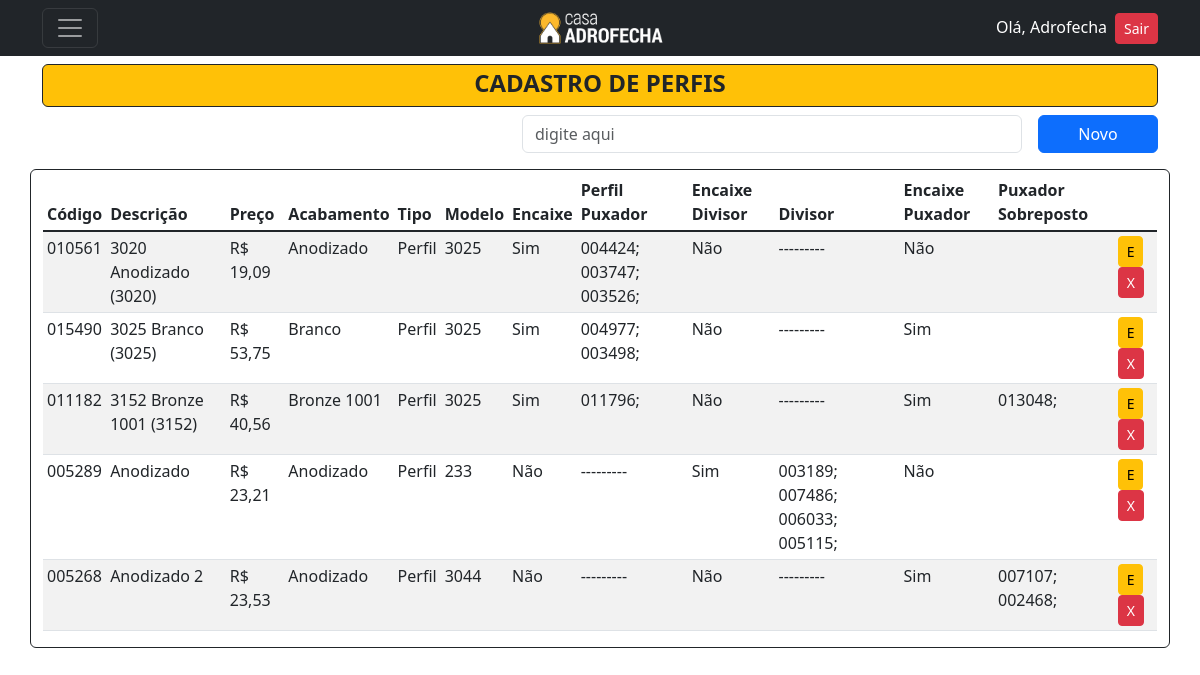
/listar/perfil/ (signed in), run on an earlier commit of the app's database.
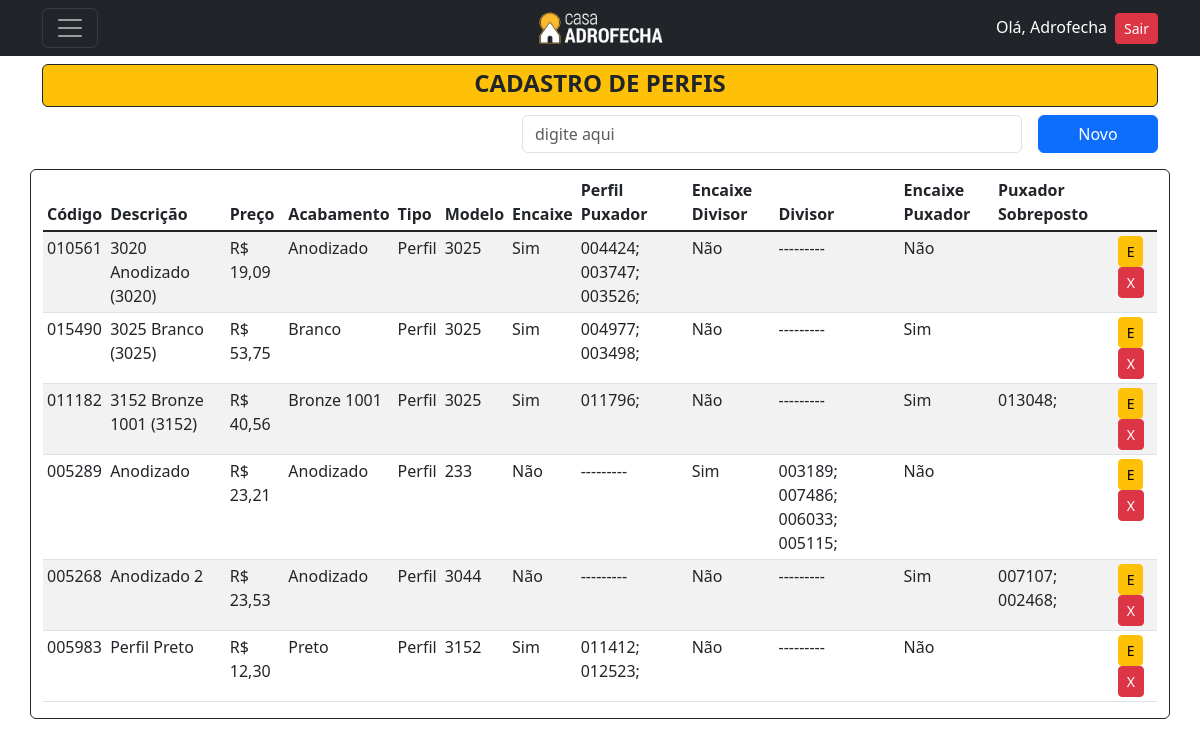
And on a later commit of the database.
### cadastros/models.py (models this page shows, shortened)
class Perfil(models.Model):
    codigo = models.CharField(max_length=6, verbose_name="Código", unique=True)
    descricao = models.CharField(max_length=150, verbose_name="Descrição")
    preco = models.DecimalField(decimal_places=2, max_digits=5, verbose_name="Preço")
    acabamento = models.ForeignKey(Acabamento, on_delete=models.PROTECT)
    tipo = models.ForeignKey(Tipo, on_delete=models.PROTECT)
    modelo = models.ForeignKey(ModeloPerfil, on_delete=models.PROTECT)
    encaixe = models.CharField(max_length=3, choices=ENCAIXE, blank=True, null=True)
    perfilpuxador = models.ManyToManyField(PerfilPuxador, verbose_name="Perfil Puxador", blank=True)
    encaixedivisor = models.CharField(max_length=3, choices=ENCAIXE, blank=True, null=True)
    divisor = models.ManyToManyField(Divisor, verbose_name="Divisor", blank=True)
    encaixepuxador = models.CharField(max_length=3, choices=ENCAIXE, blank=True, null=True)
    puxador = models.ManyToManyField(Puxador, verbose_name="Puxador", blank=True)
    class Meta:
        verbose_name = 'Perfil'
        verbose_name_plural = 'Perfis'
        ordering = ["descricao"]

class Acabamento(models.Model):
    acabamento = models.CharField(max_length=50, unique=True)
    class Meta:
        verbose_name = 'Acabamento'
        verbose_name_plural = 'Acabamentos'
        ordering = ["acabamento"]
    def __str__(self):
        return self.acabamento

class Tipo(models.Model):
    tipo = models.CharField(max_length=30, unique=True)
    class Meta:
        ordering = ["tipo"]
    def __str__(self):
        return self.tipo

class ModeloPerfil(models.Model):
    modelo = models.CharField(max_length=10, unique=True)
    class Meta:
        verbose_name = 'Modelo Perfil'
        verbose_name_plural = 'Modelo Perfis'
        ordering = ["modelo"]
    def __str__(self):
        return self.modelo

class PerfilPuxador(models.Model):
    codigo = models.CharField(max_length=6, verbose_name="Código", unique=True)
    descricao = models.CharField(max_length=150, verbose_name="Descrição")
    preco = models.DecimalField(decimal_places=2, max_digits=5, verbose_name="Preço")
    acabamento = models.ForeignKey(Acabamento, on_delete=models.PROTECT)
    tipo = models.ForeignKey(Tipo, on_delete=models.PROTECT)
    modelo = models.ForeignKey(ModeloPerfilPuxador, on_delete=models.PROTECT)
    class Meta:
        verbose_name = 'Perfil Puxador'
        verbose_name_plural = 'Perfis Puxadores'
        ordering = ["descricao"]

class Puxador(models.Model):
    codigo = models.CharField(max_length=6, verbose_name="Código", unique=True)
    descricao = models.CharField(max_length=150, verbose_name="Descrição")
    preco = models.DecimalField(decimal_places=2, max_digits=5, verbose_name="Preço")
    acabamento = models.ForeignKey(Acabamento, on_delete=models.PROTECT)
    tipo = models.ForeignKey(Tipo, on_delete=models.PROTECT)
    modelo = models.ForeignKey(ModeloPuxador, on_delete=models.PROTECT)
    class Meta:
        verbose_name = 'Puxador'
        verbose_name_plural = 'Puxadores'
        ordering = ["descricao"]

class Divisor(models.Model):
    codigo = models.CharField(max_length=6, verbose_name="Código", unique=True)
    descricao = models.CharField(max_length=150, verbose_name="Descrição")
    preco = models.DecimalField(decimal_places=2, max_digits=5, verbose_name="Preço")
    acabamento = models.ForeignKey(Acabamento, on_delete=models.PROTECT)
    tipo = models.ForeignKey(Tipo, on_delete=models.PROTECT)
    modelo = models.ForeignKey(ModeloDivisor, on_delete=models.PROTECT)
    class Meta:
        verbose_name = 'Perfil Divisor'
        verbose_name_plural = 'Perfis Divisores'
        ordering = ["descricao"]

### cadastros/views.py (the view)
# urls.py: path('listar/perfil/', PerfilList.as_view(), name='listar-perfil'),
class PerfilList(LoginRequiredMixin, PermissionRequiredMixin, ListView):
    model = Perfil
    template_name = 'cadastros/listas/perfil.html'
    permission_required = 'cadastros.view_perfil'

### cadastros/templates/cadastros/listas/perfil.html (shortened to what this page needs)
{% extends 'base.html' %}
{% block content %}
<header class="mt-5">
  <div>
      <div class="bg-warning rounded text-dark border border-dark pt-1 d-flex align-items-center justify-content-center">
        <h4><strong>CADASTRO DE PERFIS</strong></h4>
      </div>
      <div class="mt-2 d-flex align-items-center justify-content-end">
          <input type="email" class="form-control me-3" style="width: 500px;" id="" name="busca-perfil" placeholder="digite aqui">
          <a href="{% url 'cadastrar-perfil' %}" style="width: 120px;" class="btn btn-primary bg-primary">Novo</a>
      </div>
  </div>
</header>
<div class="mt-3">
  <div class="row">
      <div class="border border-dark rounded container">
          <table class="mt-1 table table-sm table-striped">
            <thead>
              <tr>
                <th scope="col ">Código</th>
                <th scope="col ">Descrição</th>
                <th scope="col ">Preço</th>
                <th scope="col ">Acabamento</th>
                <th scope="col ">Tipo</th>
                <th scope="col ">Modelo</th>
                <th scope="col ">Encaixe</th>
                <th scope="col ">Perfil Puxador</th>
                <th scope="col ">Encaixe Divisor</th>
                <th scope="col ">Divisor</th>
                <th scope="col ">Encaixe Puxador</th>
                <th scope="col ">Puxador Sobreposto</th>
              </tr>
            </thead>
            <tbody class="table-group-divider ">
                {% for perfil in object_list %}
                <tr>
                    <td>{{ perfil.codigo }}</td>
                    <td>{{ perfil.descricao }}</td>
                    <td>R$ {{ perfil.preco }}</td>
                    <td>{{ perfil.acabamento }}</td>
                    <td>{{ perfil.tipo }}</td>
                    <td>{{ perfil.modelo }}</td>
                    <td>
                        {% if perfil.encaixe == "1" %}
                            <p>Sim</p>
                        {% else %}
                            <p>Não</p>
                        {% endif %}
                    </td>
                    <td>
                        {% if perfil.perfilpuxador.all %}
                            {% for perfilpuxador in perfil.perfilpuxador.all %}
                                {{ perfilpuxador.codigo }};
                            {% endfor %}
                        {% else %}
                            ---------
                        {% endif %}
                    </td>
                    <td>
                        {% if perfil.encaixedivisor == "1" %}
                            <p>Sim</p>
                        {% else %}
                            <p>Não</p>
                        {% endif %}
                    </td>
                    <td>
                        {% if perfil.divisor.all %}
                            {% for divisor in perfil.divisor.all %}
                                {{ divisor.codigo }};
                            {% endfor %}
                        {% else %}
                            ---------
                        {% endif %}
                    </td>
                    <td>
                        {% if perfil.encaixepuxador == "1" %}
                            <p>Sim</p>
                        {% else %}
                            <p>Não</p>
                        {% endif %}
                    </td>
                    <td>
                        {% for puxador in perfil.puxador.all %}
                            {{ puxador.codigo }};
                        {% endfor %}
                    </td>
                    <td>
                        <a href="{% url 'editar-perfil' perfil.pk %}" class="btn btn-warning btn-sm" title="Editar">E</a>
                        <a href="{% url 'excluir-perfil' perfil.pk %}" class="btn btn-danger btn-sm" title="Excluir">X</a>
                    </td>
                </tr>
                {% empty %}
                    <tr>
                        <td colspan="10">Nenhum Perfil cadastrado</td>
                    </tr>
                {% endfor %}
            </tbody>
          </table>
      </div>
  </div>
</div>
{% endblock %}

What changed in the data, as far as the page shows it:
added Perfil: codigo "005983", descricao "Perfil Preto", preco "12,30", acabamento "Preto", tipo "Perfil", modelo "3152", encaixe "Sim", encaixedivisor "Não", encaixepuxador "Não"
now on this page (row unchanged): PerfilPuxador: codigo "011412", shown under "005983"
now on this page (row unchanged): PerfilPuxador: codigo "012523", shown under "005983"
